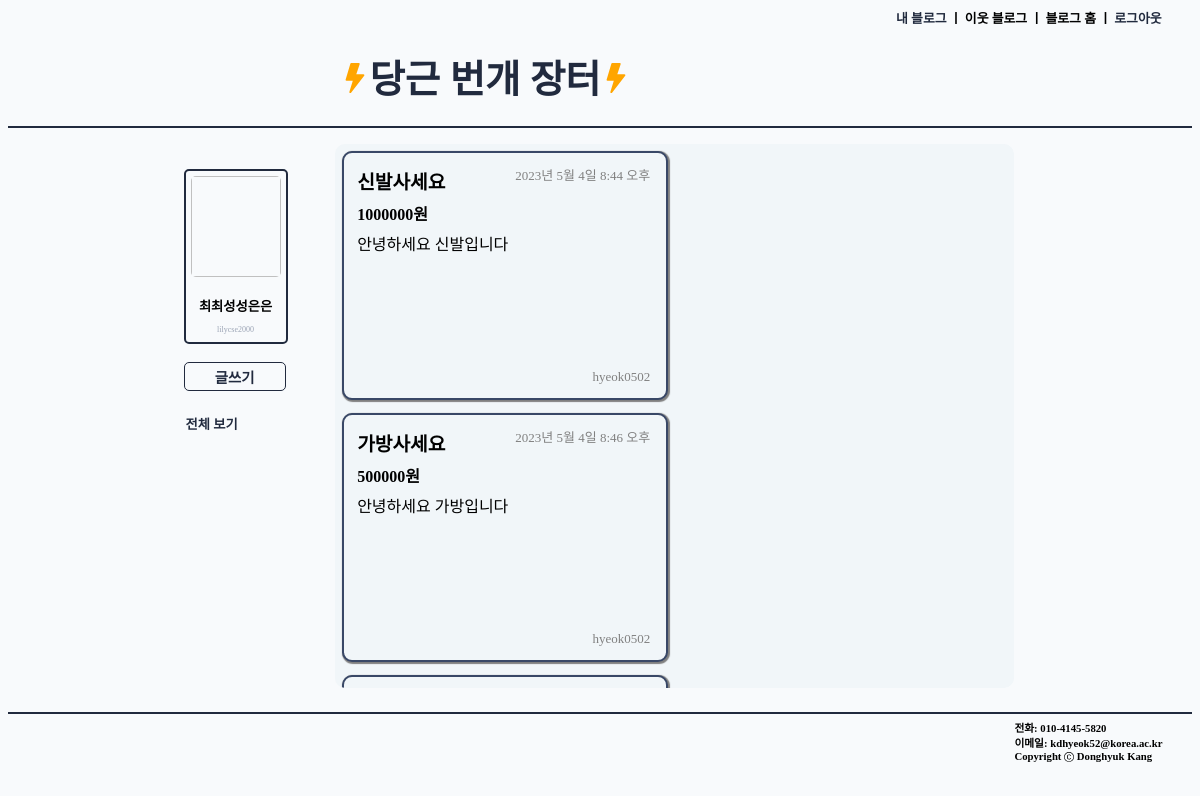
Page /blog/ (signed in) on the committed database.
### accounts/models.py (models this page shows)
class Profile(models.Model):
    user = models.OneToOneField(User, on_delete=models.CASCADE)
    realname = models.TextField(max_length=10, default = '')
    nickname = models.TextField(max_length=10, default = '')
    age	= models.PositiveIntegerField(help_text="User Age", blank=True, null=True)

### blog/models.py (models this page shows, shortened)
class Post(models.Model):
    author = models.ForeignKey(User, on_delete=models.CASCADE, related_name="my_post", default='')
    date = models.DateTimeField(auto_now_add=True)
    title = models.CharField(max_length=100)
    content = models.TextField()
    cost = models.IntegerField()

### blog/views.py (the view)
# urls.py: path('', views.home, name='home'),
@login_required(login_url='/accounts/login/')
def home(request):
    posts = Post.objects.all()
    return render(request, 'blog/home.html', {'posts': posts})

### blog/templates/blog/home.html
{% extends 'blog/base.html' %}
{% block css %}
    {% load static %}
    <link rel="stylesheet" type="text/css" href="{% static 'blog/home.css' %}">
{% endblock %}
{% block body %}
    <div class="posts_archieve">
    {% for post in posts %}
        <a href="{% url 'blog:detail' post.id %}" class="post">
            <div class="htitle"><strong>{{post.title}}</strong></div>
            <div class="hcost"><strong>{{post.cost}}원</strong></div>
            <div class="hcontent">{{post.content}}</div>
            <div class="hdate">{{post.date}}</div>
            <div class="hauthor">{{post.author}}</div>
        </a>
    {% endfor %}
    </div>
{% endblock %}

### blog/templates/blog/base.html (shortened to what this page needs)
<!DOCTYPE html>
<html lang="en">
<head>
    {% load static %}
    <link rel="stylesheet" type="text/css" href="{% static 'blog/base.css' %}">
    {% block css %}
    {% endblock %}
</head>
<body>
    <div class="header">
        <h6 class="header_text"><a href="{% url 'blog:home' %}" class="home_link">내 블로그</a> ㅣ 이웃 블로그 ㅣ 블로그 홈 ㅣ <a href="{% url 'accounts:logout' %}" class="logout_button">로그아웃</a></h6>
    </div>
    <div class="title">
        <h1 class="title_text"><a href="{% url 'blog:home' %}" class="home_link_title"><svg xmlns="http://www.w3.org/2000/svg" width="30" height="30" fill="orange" class="bi bi-lightning-fill" viewBox="0 0 16 16">
            <path d="M5.52.359A.5.5 0 0 1 6 0h4a.5.5 0 0 1 .474.658L8.694 6H12.5a.5.5 0 0 1 .395.807l-7 9a.5.5 0 0 1-.873-.454L6.823 9.5H3.5a.5.5 0 0 1-.48-.641l2.5-8.5z"/>
          </svg>당근 번개 장터<svg xmlns="http://www.w3.org/2000/svg" width="30" height="30" fill="orange" viewBox="0 0 16 16">
            <path d="M5.52.359A.5.5 0 0 1 6 0h4a.5.5 0 0 1 .474.658L8.694 6H12.5a.5.5 0 0 1 .395.807l-7 9a.5.5 0 0 1-.873-.454L6.823 9.5H3.5a.5.5 0 0 1-.48-.641l2.5-8.5z"/>
          </svg></a></h1>
    </div>
    <div class="body">
        <div class="nav_bar">
            <div class="profile">
                <div><img class="profile_img"></div>
                <div class="profile_text">
                    <div><h5 class="profile_text_name">{{user.profile.nickname}}</h5></div>
                    <div><span class="profile_text_gray">{{user.username}}</span></div>
                </div>
            </div>
            <br>
            <a href="{% url 'blog:new' %}" class="base_create_button button button_hover"><strong>글쓰기</strong></a>
            <div>
            <a href="{% url 'blog:home' %}" class="button"><h5 class="button_text button_hover">전체 보기</h5></a>
            </div>
        </div>
        <div class="in_body">
            {% block body %}
            {% endblock %}
        </div>
    </div>
    <footer class="footer">
        <div class="info">
            <div class="info_margin"><h6 class="info_text">전화: 010-4145-5820</h6></div>
            <div class="info_margin"><h6 class="info_text">이메일: kdhyeok52@korea.ac.kr</h6></div>
            <div class="copyright info_margin"><h6 class="info_text">Copyright  Donghyuk Kang</h6></div>
        </div>
    </footer>
</body>
</html>

### blog/static/blog/base.css (style rules this page uses)
body { background-color:#f1f6f97a; }
.home_link { text-decoration: none; color: #212A3E; }
.home_link_title { text-decoration: none; color: #212A3E; font-size: 1.2em; }
.body { width: 70%; margin: 0 15%; position: relative; display: flex; flex-direction: row; height: 36.5em; }
.header { width: 100%; font-size: 1.2em; }
.header_text { width: 25%; margin: 0.5% 0 0 75%; }
.logout_button { color: #212A3E; text-decoration: none; }
.title { width: auto; height: auto; border-bottom: 2px solid #212A3E; }
.title_text { margin-left: 28%; width: 50%; }
.footer { width: 100%; border-top: 2px solid #212A3E; height: 5%; padding: 0.5% 0; }
.info { margin-left: 85%; }
.info_margin { margin-bottom: 0.1%; }
.info_text { margin: 0; }
.c_circle { position: relative; top: 2px; }
.profile { border: #212A3E solid 2px; border-radius: 5px; width: 100px; height: 100%; text-align: center; position: relative; left: -2% }
.profile_img { width: 90%; height: 9em; border-radius: 5px; font-size: 0.7em; margin: 5% ; }
.profile_text_name { margin: 10% 0 10% 0; }
.profile_text_gray { color: #9BA4B5; font-size: 0.5em; display: block; width: 90%; margin: 0 5% 8% 5%; word-break: break-all; }
.nav_bar { margin-top: 5%; display: flex; flex-direction: column; align-items: start; position: absolute; top: 0; }
.button { text-decoration: none; color: #212A3E; }
.base_create_button { border: 1.8px solid #212A3E; border-radius: 5px; padding: 3% 0; width: 100px; position: relative; left: -2%; font-size: 0.9em; text-align: center; }
.button_text { margin-bottom: 1%; }
.in_body { width: 82%; height: 93%; position: absolute; left: 18%; overflow-x: hidden; overflow-y: auto; margin-top: 2%; }

### blog/static/blog/home.css (style rules this page uses)
.posts_archieve { width: 100%; height: 100%; display: flex; flex-wrap: wrap; background-color: #F1F6F9; overflow-y: scroll; border-radius: 10px; }
.post { background-color: #F1F6F9; flex-basis: 43.5%; margin: 1%; border: 2px solid #394867; box-shadow: 1px 1px 1px 1px gray; border-radius: 10px; height: 40%; padding: 2%; text-decoration: none; color: black; position: relative; }
.htitle { font-size: 1.2em; }
.hcost { margin: 2% 0; }
.hdate, .hauthor { color: gray; font-size: small; position: absolute; }
.hdate { top: 5%; right: 5%; }
.hauthor { bottom: 5%; right: 5%; }

### rows in the picture
Post: title "신발사세요", cost "1000000", content "안녕하세요 신발입니다", date "2023년 5월 4일 8:44 오후", author "hyeok0502"
Post: title "가방사세요", cost "500000", content "안녕하세요 가방입니다", date "2023년 5월 4일 8:46 오후", author "hyeok0502"

### other values in the picture
{{ user.profile.nickname }} "최최성성은은"
{{ user.username }} "lilycse2000"
